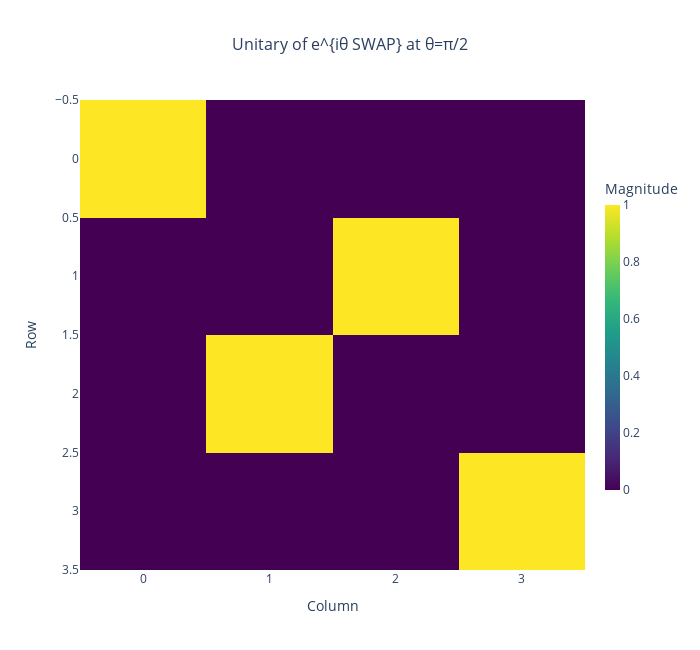

Notebook code cell kept with this figure:
### Code cell
def circuit_2q(theta):
    _apply_multi_cnot([1], 0)
    _apply_ctrl_rx_theta([0], 1, -2*theta)
    _apply_multi_cnot([1], 0)

print("== 2-qubit action at θ=π ==")
print_action(lambda th: circuit_2q(th), n=2, theta=np.pi)
fig2 = show_circuit(lambda th: circuit_2q(th), n=2, theta=np.pi/2, title="Circuit for e^{iθ SWAP} at θ=π/2")

SWAP12 = unitary_of(lambda th: circuit_2q(th), n=2, theta=np.pi/2)
plot_complex_matrix_interactive(SWAP12, title="Unitary of e^{iθ SWAP} at θ=π/2")

### Figure 1 — Plotly figure (JSON) as saved in the notebook; plotly's stock layout.template omitted (floating-point values rounded to 4 significant figures)
{"data": [{"colorbar": {"len": 0.7, "thickness": 15, "title": {"text": "Magnitude"}}, "colorscale": [[0, "#440154"], [0.1111, "#482878"], [0.2222, "#3e4989"], [0.3333, "#31688e"], [0.4444, "#26828e"], [0.5556, "#1f9e89"], [0.6667, "#35b779"], [0.7778, "#6ece58"], [0.8889, "#b5de2b"], [1, "#fde725"]], "hovertemplate": "%{text}<extra></extra>", "showscale": true, "text": [["(0,0)<br>Value: 1.0000 + 0.0000i<br>Magnitude: 1.0000<br>Phase: 0.0000 rad (0.0°)", "(0,1)<br>Value: 0.0000 + 0.0000i<br>Magnitude: 0.0000<br>Phase: 0.0000 rad (0.0°)", "(0,2)<br>Value: 0.0000 + 0.0000i<br>Magnitude: 0.0000<br>Phase: 0.0000 rad (0.0°)", "(0,3)<br>Value: 0.0000 + 0.0000i<br>Magnitude: 0.0000<br>Phase: 0.0000 rad (0.0°)"], ["(1,0)<br>Value: 0.0000 + 0.0000i<br>Magnitude: 0.0000<br>Phase: 0.0000 rad (0.0°)", "(1,1)<br>Value: 0.0000 + 0.0000i<br>Magnitude: 0.0000<br>Phase: 0.0000 rad (0.0°)", "(1,2)<br>Value: 0.0000 + 1.0000i<br>Magnitude: 1.0000<br>Phase: 1.5708 rad (90.0°)", "(1,3)<br>Value: 0.0000 + 0.0000i<br>Magnitude: 0.0000<br>Phase: 0.0000 rad (0.0°)"], ["(2,0)<br>Value: 0.0000 + 0.0000i<br>Magnitude: 0.0000<br>Phase: 0.0000 rad (0.0°)", "(2,1)<br>Value: 0.0000 + 1.0000i<br>Magnitude: 1.0000<br>Phase: 1.5708 rad (90.0°)", "(2,2)<br>Value: 0.0000 + 0.0000i<br>Magnitude: 0.0000<br>Phase: 0.0000 rad (0.0°)", "(2,3)<br>Value: 0.0000 + 0.0000i<br>Magnitude: 0.0000<br>Phase: 0.0000 rad (0.0°)"], ["(3,0)<br>Value: 0.0000 + 0.0000i<br>Magnitude: 0.0000<br>Phase: 0.0000 rad (0.0°)", "(3,1)<br>Value: 0.0000 + 0.0000i<br>Magnitude: 0.0000<br>Phase: 0.0000 rad (0.0°)", "(3,2)<br>Value: 0.0000 + 0.0000i<br>Magnitude: 0.0000<br>Phase: 0.0000 rad (0.0°)", "(3,3)<br>Value: 1.0000 + 0.0000i<br>Magnitude: 1.0000<br>Phase: 0.0000 rad (0.0°)"]], "type": "heatmap", "z": [[1.0, 0.0, 0.0, 0.0], [0.0, 6.123e-17, 1.0, 0.0], [0.0, 1.0, 6.123e-17, 0.0], [0.0, 0.0, 0.0, 1.0]]}], "layout": {"height": 650, "plot_bgcolor": "white", "title": {"font": {"size": 16}, "text": "Unitary of e^{iθ SWAP} at θ=π/2", "x": 0.5, "xanchor": "center"}, "width": 700, "xaxis": {"side": "bottom", "title": {"text": "Column"}}, "yaxis": {"autorange": "reversed", "title": {"text": "Row"}}}}
